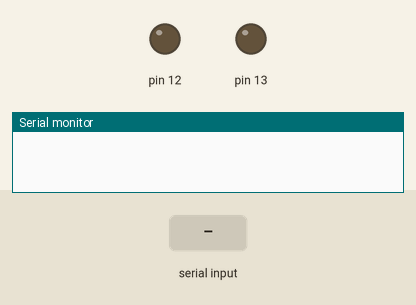
The sketch below on a simulated Arduino Uno, built with avr-gcc and run on an emulated ATmega328P. On the bench: output pins drawn as LEDs (lit = HIGH), the last lines printed to the serial monitor. Inputs (shaded band) come from the test bench.

Above: at 1.2 s.
1.3 s: "A" received over Serial
At 1.7 s:
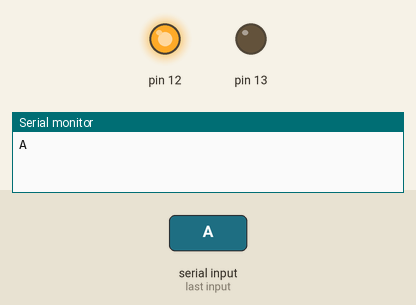
2.8 s: "C" received over Serial
At 4.0 s:
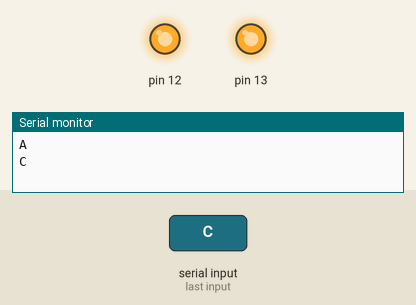
4.3 s: "B" received over Serial
At 5.2 s:
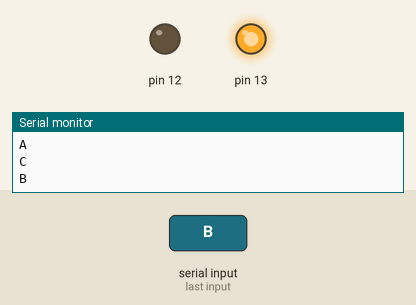
Timing chart, 0 to 7.3 s (numbered marks = the images above; inputs shaded):
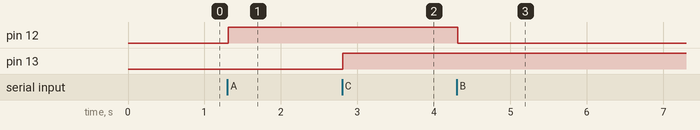

Measured:
- after the input at 1.3 s, pin 12: LOW → HIGH at once
- after the input at 2.8 s, pin 13: LOW → HIGH at once
- after the input at 4.3 s, pin 12: HIGH → LOW at once

The sketch:

Bluetooth_light_control.ino
```cpp
String voice;
void setup() {
pinMode(13, OUTPUT);
pinMode(12, OUTPUT);
Serial.begin(9600);
}
void loop() {
  while (Serial.available())
  {
  delay(10);
  char c = Serial.read();
  voice += c;
  }
  if (voice.length() > 0)
  {
    Serial.println(voice);
       if(voice == "A")
       {
         digitalWrite(12, HIGH);
        }
  if(voice == "B")
  {
   digitalWrite(12, LOW);
    }

    if(voice == "C")
       {
         digitalWrite(13, HIGH);
        }
  if(voice == "D")
  {
   digitalWrite(13, LOW);
    }
voice="";
}
}
```
